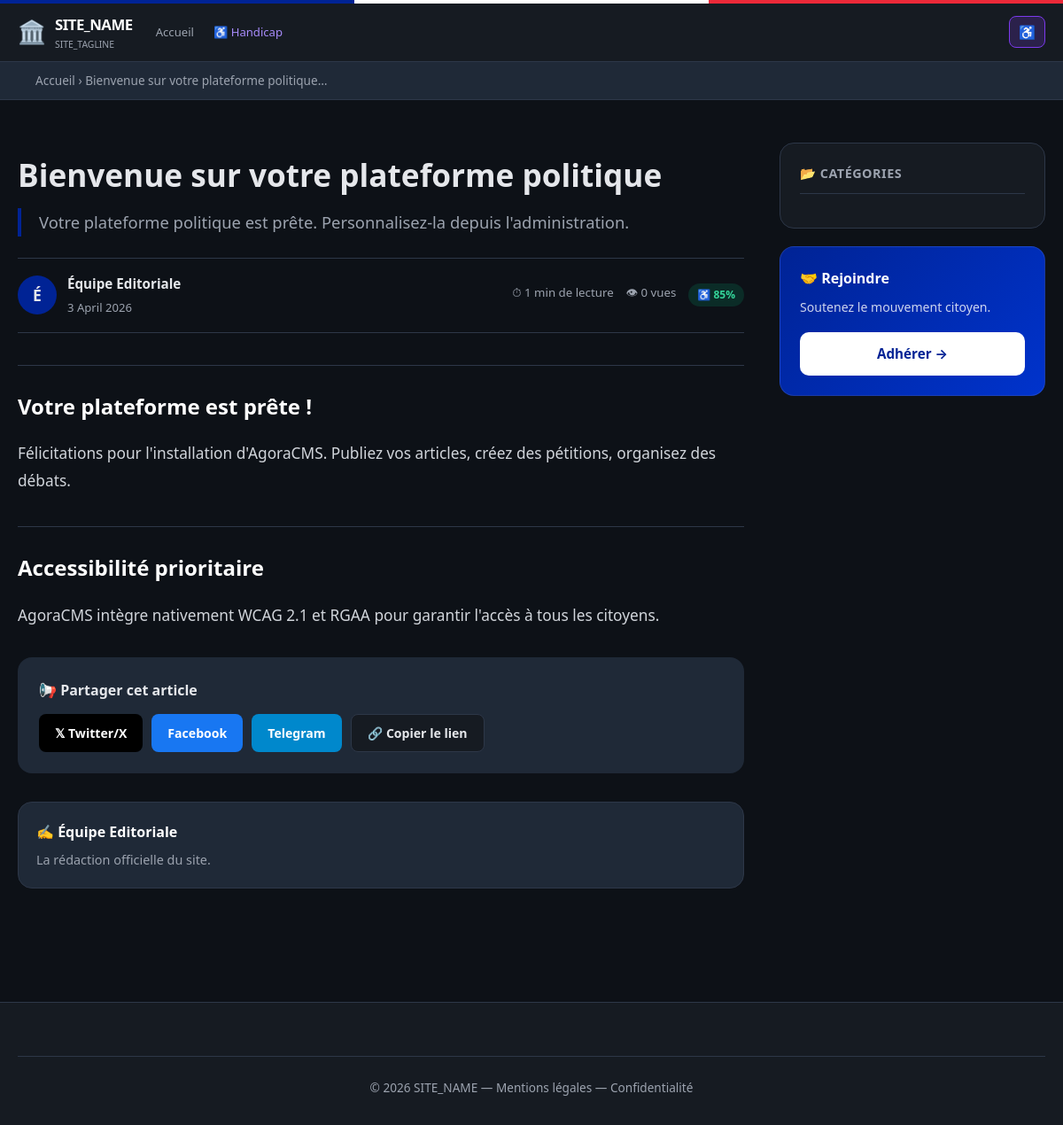
The page /article.php?slug=bienvenue-agoracms on the database as committed earlier.
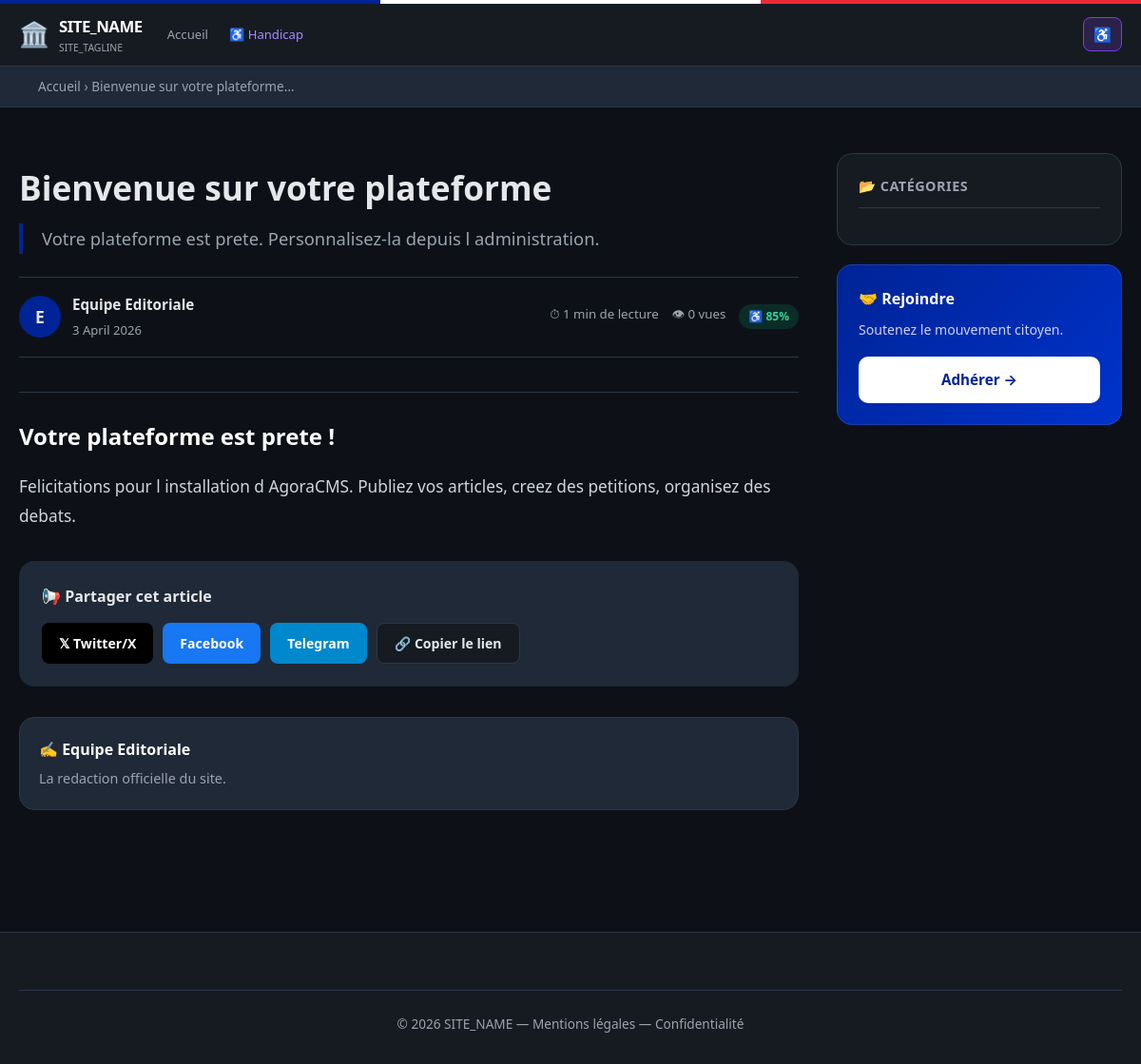
The same page on the database as committed later.
### tables this page shows
CREATE TABLE IF NOT EXISTS ag_articles (
    id          INT UNSIGNED AUTO_INCREMENT PRIMARY KEY,
    titre       VARCHAR(255) NOT NULL,
    slug        VARCHAR(255) NOT NULL UNIQUE,
    extrait     TEXT,
    contenu     LONGTEXT NOT NULL,
    image       VARCHAR(255),
    image_alt   VARCHAR(255),
    categorie   VARCHAR(50) NOT NULL DEFAULT 'programme',
    tags        VARCHAR(500),
    auteur_id   INT UNSIGNED,
    statut      ENUM('publie','brouillon','archive') DEFAULT 'brouillon',
    une         TINYINT(1) DEFAULT 0,
    vues        INT UNSIGNED DEFAULT 0,
    partages    INT UNSIGNED DEFAULT 0,
    access_score TINYINT UNSIGNED DEFAULT 100,
    meta_title  VARCHAR(70),
    meta_desc   VARCHAR(160),
    created_at  DATETIME DEFAULT CURRENT_TIMESTAMP,
    updated_at  DATETIME DEFAULT CURRENT_TIMESTAMP ON UPDATE CURRENT_TIMESTAMP,
    FOREIGN KEY (auteur_id) REFERENCES ag_auteurs(id) ON DELETE SET NULL,
    INDEX idx_statut_cat (statut, categorie),
    INDEX idx_slug (slug),
    INDEX idx_une (une),
    INDEX idx_created (created_at DESC)
);

CREATE TABLE IF NOT EXISTS ag_auteurs (
    id         INT UNSIGNED AUTO_INCREMENT PRIMARY KEY,
    nom        VARCHAR(100) NOT NULL,
    bio        TEXT,
    email      VARCHAR(255),
    avatar     VARCHAR(255),
    role       ENUM('admin','editeur','auteur') DEFAULT 'auteur',
    created_at DATETIME DEFAULT CURRENT_TIMESTAMP
);

### config/functions.php (called while the page is built, shortened)
<?php
function h(string $s): string {
    return htmlspecialchars($s, ENT_QUOTES | ENT_HTML5, 'UTF-8');
}
function sv_format_date(string $date, string $format = 'd/m/Y'): string {
    return date($format, strtotime($date));
}
function sv_reading_time(string $content): int {
    $words = str_word_count(strip_tags($content));
    return max(1, (int)ceil($words / 200));
}
function sv_format_number(int $n): string {
    return (string)$n;
}
function get_article_by_slug(string $slug): ?array {
    return Database::fetch(
        "SELECT a.*, u.nom AS auteur_nom, u.bio AS auteur_bio, u.avatar AS auteur_avatar
         FROM ag_articles a
         LEFT JOIN ag_auteurs u ON u.id = a.auteur_id
         WHERE a.slug = ? AND a.statut = 'publie'",
        [$slug]
    );
}
function ag_canonical(string $path = ''): string {
    return SITE_URL . '/' . ltrim($path, '/');
}
function sv_accessibility_score(string $content, string $title, ?string $image_alt): array {
    $score = 100;
    $tips  = [];
    $words = str_word_count(strip_tags($content));
    if ($words < 300)  { $score -= 15; $tips[] = 'Contenu court (< 300 mots)'; }
    return ['score' => max(0, $score), 'tips' => $tips];
}

### config/database.php (called while the page is built, shortened)
<?php
class Database {
    private static ?PDO $pdo = null;
    public static function connect(): PDO {
        if (self::$pdo === null) {
            $db_type = defined('DB_TYPE') ? DB_TYPE : 'mysql';
            if ($db_type === 'sqlite') {
                $sqlite_path = defined('DB_SQLITE_PATH') ? DB_SQLITE_PATH : ROOT_PATH . '/data/souverain-demo.sqlite';
                self::$pdo = new PDO('sqlite:' . $sqlite_path, null, null, [
                    PDO::ATTR_ERRMODE            => PDO::ERRMODE_EXCEPTION,
                    PDO::ATTR_DEFAULT_FETCH_MODE => PDO::FETCH_ASSOC,
                ]);
                self::$pdo->exec("PRAGMA journal_mode=WAL; PRAGMA foreign_keys=ON;");
            } else {
                $dsn = 'mysql:host=' . DB_HOST . ';dbname=' . DB_NAME . ';charset=' . DB_CHARSET;
                $opts = [
                    PDO::ATTR_ERRMODE            => PDO::ERRMODE_EXCEPTION,
                    PDO::ATTR_DEFAULT_FETCH_MODE => PDO::FETCH_ASSOC,
                    PDO::ATTR_EMULATE_PREPARES   => false,
                ];
                if (defined('PDO::MYSQL_ATTR_FOUND_ROWS')) {
                    $opts[PDO::MYSQL_ATTR_FOUND_ROWS] = true;
                }
                self::$pdo = new PDO($dsn, DB_USER, DB_PASS, $opts);
            }
        }
        return self::$pdo;
    }
    public static function query(string $sql, array $params = []): PDOStatement {
        $stmt = self::connect()->prepare($sql);
        $stmt->execute($params);
        return $stmt;
    }
    public static function fetch(string $sql, array $params = []): ?array {
        $row = self::query($sql, $params)->fetch();
        return $row ?: null;
    }
}

### article.php (the view, shortened to what this page needs)
<?php
require_once __DIR__ . '/config/database.php';
require_once __DIR__ . '/config/functions.php';
$slug = preg_replace('/[^a-z0-9\-]/', '', $_GET['slug'] ?? '');
$article = get_article_by_slug($slug);
$a11y     = sv_accessibility_score($article['contenu'], $article['titre'], $article['image_alt']);
$read_min = sv_reading_time($article['contenu']);
?><!DOCTYPE html>
<html lang="fr">
<head>
<link rel="stylesheet" href="/assets/css/style.css">
</head>
<body>
<header class="site-header">
  <div class="container header-inner">
    <a href="/" class="site-logo">
      <span class="logo-icon">🏛️</span>
      <div><div class="logo-name"><?= h(SITE_NAME) ?></div><div class="logo-tagline"><?= h(SITE_TAGLINE) ?></div></div>
    </a>
    <nav class="main-nav">
      <a href="/" class="nav-link">Accueil</a>
      <a href="/handicap/" class="nav-link nav-handicap">♿ Handicap</a>
    </nav>
    <div class="header-actions">
      <button class="accessibility-btn" id="accessibility-btn" aria-label="Accessibilité">♿</button>
    </div>
  </div>
</header>
<div class="breadcrumb" aria-label="Fil d'Ariane">
  <div class="container">
    <a href="/">Accueil</a> ›
    <span><?= h(mb_substr($article['titre'], 0, 50)) ?>…</span>
  </div>
</div>
<main class="main-content" id="main">
  <div class="container">
    <div class="article-layout">
      <article class="article-full" itemscope itemtype="https://schema.org/NewsArticle">
        <header class="article-header">
          <h1 class="article-title" itemprop="headline"><?= h($article['titre']) ?></h1>
          <?php if ($article['extrait']): ?>
          <p class="article-lead"><?= h($article['extrait']) ?></p>
          <?php endif; ?>
          <div class="article-meta-bar">
            <div class="meta-author">
              <?php if ($article['auteur_avatar']): ?>
              <img src="<?= h(UPLOAD_URL . 'avatars/' . $article['auteur_avatar']) ?>" alt="" class="author-avatar" aria-hidden="true">
              <?php else: ?>
              <span class="author-initials"><?= mb_substr($article['auteur_nom'] ?? 'R', 0, 1) ?></span>
              <?php endif; ?>
              <div>
                <span class="author-name" itemprop="author"><?= h($article['auteur_nom'] ?? 'Rédaction') ?></span>
                <span class="article-date" itemprop="datePublished"><?= sv_format_date($article['created_at'], 'j F Y') ?></span>
              </div>
            </div>
            <div class="meta-stats">
              <span title="Temps de lecture">⏱ <?= $read_min ?> min de lecture</span>
              <span title="Vues">👁 <?= sv_format_number((int)$article['vues']) ?> vues</span>
              <span class="a11y-score a11y-score-<?= $a11y['score'] >= 80 ? 'good' : ($a11y['score'] >= 50 ? 'medium' : 'low') ?>"
                    title="Score d'accessibilité pour les personnes handicapées">
                ♿ <?= $a11y['score'] ?>%
              </span>
            </div>
          </div>
        </header>
        <div class="article-content" itemprop="articleBody">
          <?= $article['contenu'] ?>
        </div>
        <div class="share-section">
          <p class="share-title">📢 Partager cet article</p>
          <div class="share-btns">
            <a href="https://twitter.com/intent/tweet?url=<?= urlencode(ag_canonical('article/'.$slug.'/')) ?>&text=<?= urlencode($article['titre']) ?>"
               target="_blank" rel="noopener" class="share-btn share-twitter">𝕏 Twitter/X</a>
            <a href="https://www.facebook.com/sharer/sharer.php?u=<?= urlencode(ag_canonical('article/'.$slug.'/')) ?>"
               target="_blank" rel="noopener" class="share-btn share-facebook">Facebook</a>
            <a href="https://t.me/share/url?url=<?= urlencode(ag_canonical('article/'.$slug.'/')) ?>&text=<?= urlencode($article['titre']) ?>"
               target="_blank" rel="noopener" class="share-btn share-telegram">Telegram</a>
            <button onclick="sv.copyLink()" class="share-btn share-copy">🔗 Copier le lien</button>
          </div>
        </div>
        <?php if ($article['auteur_bio']): ?>
        <div class="author-bio-box">
          <div>
            <strong>✍️ <?= h($article['auteur_nom']) ?></strong>
            <p><?= h($article['auteur_bio']) ?></p>
          </div>
        </div>
        <?php endif; ?>
      </article>
      <aside class="sidebar">
        <div class="sidebar-widget">
          <h3 class="widget-title">📂 Catégories</h3>
        </div>
        <div class="sidebar-widget widget-cta">
          <h3>🤝 Rejoindre</h3>
          <p>Soutenez le mouvement citoyen.</p>
          <a href="/rejoindre/" class="btn-primary btn-full">Adhérer →</a>
        </div>
      </aside>
    </div>
  </div>
</main>
<footer class="site-footer">
  <div class="container">
    <div class="footer-bottom">
      <p>© <?= date('Y') ?> <?= h(SITE_NAME) ?> — <a href="/mentions-legales/">Mentions légales</a> — <a href="/confidentialite/">Confidentialité</a></p>
    </div>
  </div>
</footer>
</body>
</html>

Rows that differ between the two databases and show on the page:
changed ag_articles: titre "Bienvenue sur votre plateforme politique" → "Bienvenue sur votre plateforme"; extrait "Votre plateforme politique est prête. Personnalisez-la depuis l'administration." → "Votre plateforme est prete. Personnalisez-la depuis l administration."; auteur.nom "É" → "E"; auteur.nom "Équipe Editoriale" → "Equipe Editoriale"; contenu "Votre plateforme est prête ! Félicitations pour l'installation d'AgoraCMS. Publiez vos articles, créez des pétitions, organisez des débats. Accessibilité prioritaire AgoraCMS intègre nativement WCAG 2.1 et RGAA pour garantir l'accès à tous les citoyens." → "Votre plateforme est prete ! Felicitations pour l installation d AgoraCMS. Publiez vos articles, creez des petitions, organisez des debats."; auteur.bio "La rédaction officielle du site." → "La redaction officielle du site."
